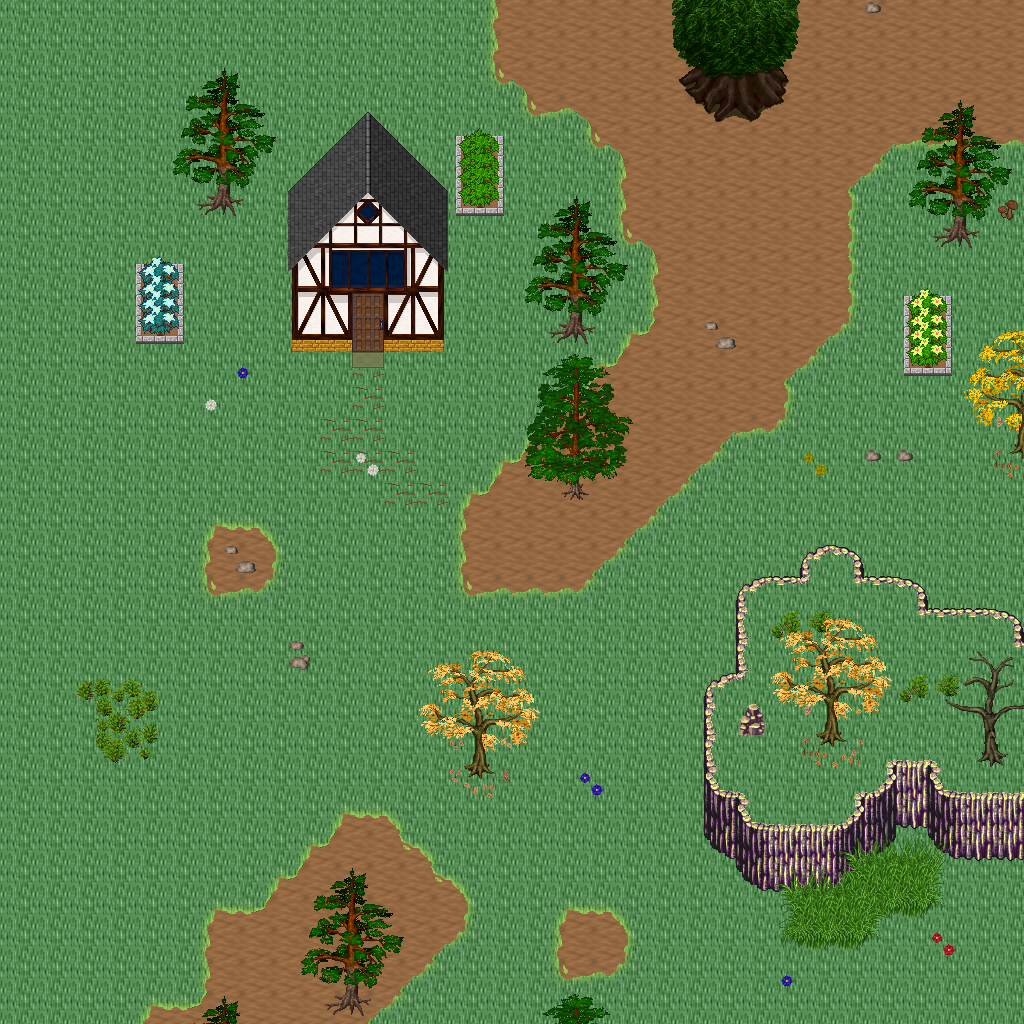

This game map was drawn from its Tiled (.tmx) file and the tilesets committed beside it. A one-line description and the trimmed map source follow:
An orthogonal 32x32 tile map with 32x32 px tiles, 5 tile layers (Ground, Objects, Objects2, Above, ...), 1 hidden layer not drawn, 33 tilesets.

<map version="1.10" tiledversion="1.11.0" orientation="orthogonal" renderorder="right-down" width="32" height="32" tilewidth="32" tileheight="32" infinite="0" nextlayerid="11" nextobjectid="1">
 <tileset firstgid="1" name="logic_collision" tilewidth="32" tileheight="32" tilecount="1" columns="1">
  <image source="../drawable/logic_collision.png" width="32" height="32" />
 </tileset>
 <tileset firstgid="2" name="ground_ground" tilewidth="32" tileheight="32" tilecount="33" columns="3">
  <image source="../drawable/ground_ground.png" width="96" height="352" />
 </tileset>
 <tileset firstgid="35" name="building_house_3" tilewidth="32" tileheight="32" tilecount="48" columns="6">
  <image source="../drawable/building_house_3.png" width="192" height="256" />
 </tileset>
 <tileset firstgid="83" name="building_house_chalet" tilewidth="32" tileheight="32" tilecount="56" columns="7">
  <image source="../drawable/building_house_chalet.png" width="224" height="256" />
 </tileset>
 <tileset firstgid="139" name="terrain_grassland" tilewidth="32" tileheight="32" tilecount="88" columns="8">
  <image source="../drawable/terrain_grassland.png" width="256" height="352" />
 </tileset>
 <tileset firstgid="227" name="ground_grass_edges" tilewidth="32" tileheight="32" tilecount="36" columns="12">
  <image source="../drawable/ground_grass_edges.png" width="384" height="96" />
 </tileset>
 <tileset firstgid="263" name="ground_grass_corners" tilewidth="32" tileheight="32" tilecount="24" columns="6">
  <image source="../drawable/ground_grass_corners.png" width="192" height="128" />
 </tileset>
 <tileset firstgid="287" name="ground_grass_2" tilewidth="32" tileheight="32" tilecount="21" columns="3">
  <image source="../drawable/ground_grass_2.png" width="96" height="224" />
 </tileset>
 <tileset firstgid="308" name="plant_tree_fall_trees" tilewidth="32" tileheight="32" tilecount="40" columns="8">
  <image source="../drawable/plant_tree_fall_trees.png" width="256" height="160" />
 </tileset>
 <tileset firstgid="348" name="plant_tree_pine_tree" tilewidth="32" tileheight="32" tilecount="20" columns="4">
  <image source="../drawable/plant_tree_pine_tree.png" width="128" height="160" />
 </tileset>
 <tileset firstgid="368" name="plant_tree_pine_tree_1" tilewidth="32" tileheight="32" tilecount="20" columns="4">
  <image source="../drawable/plant_tree_pine_tree_1.png" width="128" height="160" />
 </tileset>
 <tileset firstgid="388" name="plant_tree_tree_darkgreen" tilewidth="32" tileheight="32" tilecount="88" columns="8">
  <image source="../drawable/plant_tree_tree_darkgreen.png" width="256" height="352" />
 </tileset>
 <tileset firstgid="476" name="plant_tree_evergreen" tilewidth="32" tileheight="32" tilecount="36" columns="3">
  <image source="../drawable/plant_tree_evergreen.png" width="96" height="384" />
 </tileset>
 <tileset firstgid="512" name="plant_tree_dead_tree_3" tilewidth="32" tileheight="32" tilecount="16" columns="4">
  <image source="../drawable/plant_tree_dead_tree_3.png" width="128" height="128" />
 </tileset>
 <tileset firstgid="528" name="plant_stump_hollow_logs" tilewidth="32" tileheight="32" tilecount="6" columns="3">
  <image source="../drawable/plant_stump_hollow_logs.png" width="96" height="64" />
 </tileset>
 <tileset firstgid="534" name="plant_stump_stump_purple" tilewidth="32" tileheight="32" tilecount="4" columns="2">
  <image source="../drawable/plant_stump_stump_purple.png" width="64" height="64" />
 </tileset>
 <tileset firstgid="538" name="plant_leaves" tilewidth="32" tileheight="32" tilecount="8" columns="4">
  <image source="../drawable/plant_leaves.png" width="128" height="64" />
 </tileset>
 <tileset firstgid="546" name="building_door_brown_door" tilewidth="32" tileheight="32" tilecount="3" columns="1">
  <image source="../drawable/building_door_brown_door.png" width="32" height="96" />
 </tileset>
 <tileset firstgid="549" name="item_pot_barrel_with_flower" tilewidth="32" tileheight="32" tilecount="2" columns="2">
  <image source="../drawable/item_pot_barrel_with_flower.png" width="64" height="32" />
 </tileset>
 <tileset firstgid="551" name="ground_rock_pebbles" tilewidth="32" tileheight="32" tilecount="3" columns="1">
  <image source="../drawable/ground_rock_pebbles.png" width="32" height="96" />
 </tileset>
 <tileset firstgid="554" name="plant_mushroom3" tilewidth="32" tileheight="32" tilecount="2" columns="2">
  <image source="../drawable/plant_mushroom3.png" width="64" height="32" />
 </tileset>
 <tileset firstgid="556" name="plant_bush_large_green" tilewidth="32" tileheight="32" tilecount="9" columns="3">
  <image source="../drawable/plant_bush_large_green.png" width="96" height="96" />
 </tileset>
 <tileset firstgid="565" name="plant_flower_daisy_blue" tilewidth="32" tileheight="32" tilecount="8" columns="2">
  <image source="../drawable/plant_flower_daisy_blue.png" width="64" height="128" />
 </tileset>
 <tileset firstgid="573" name="plant_flower_daisy_red" tilewidth="32" tileheight="32" tilecount="8" columns="2">
  <image source="../drawable/plant_flower_daisy_red.png" width="64" height="128" />
 </tileset>
 <tileset firstgid="581" name="plant_flower_daisy_white" tilewidth="32" tileheight="32" tilecount="8" columns="2">
  <image source="../drawable/plant_flower_daisy_white.png" width="64" height="128" />
 </tileset>
 <tileset firstgid="589" name="plant_flower_daisy_yellow" tilewidth="32" tileheight="32" tilecount="8" columns="2">
  <image source="../drawable/plant_flower_daisy_yellow.png" width="64" height="128" />
 </tileset>
 <tileset firstgid="597" name="plant_flower_stone_edge_beds" tilewidth="32" tileheight="32" tilecount="24" columns="8">
  <image source="../drawable/plant_flower_stone_edge_beds.png" width="256" height="96" />
 </tileset>
 <tileset firstgid="621" name="logic_creature_human_evil" tilewidth="32" tileheight="32" tilecount="16" columns="8">
  <image source="../drawable/logic_creature_human_evil.png" width="256" height="64" />
 </tileset>
 <tileset firstgid="637" name="logic_creature_animal" tilewidth="32" tileheight="32" tilecount="32" columns="8">
  <image source="../drawable/logic_creature_animal.png" width="256" height="128" />
 </tileset>
 <tileset firstgid="669" name="ground_tall_grass" tilewidth="32" tileheight="32" tilecount="15" columns="5">
  <image source="../drawable/ground_tall_grass.png" width="160" height="96" />
 </tileset>
 <tileset firstgid="684" name="logic_creature_reptile" tilewidth="32" tileheight="32" tilecount="7" columns="7">
  <image source="../drawable/logic_creature_reptile.png" width="224" height="32" />
 </tileset>
 <tileset firstgid="691" name="logic_creature_fowl" tilewidth="32" tileheight="32" tilecount="6" columns="6">
  <image source="../drawable/logic_creature_fowl.png" width="192" height="32" />
 </tileset>
 <tileset firstgid="697" name="object_stone_well" tilewidth="32" tileheight="32" tilecount="6" columns="2">
  <image source="../drawable/object_stone_well.png" width="64" height="96" />
 </tileset>
 <layer id="1" name="Ground" width="32" height="32">
  <data>[1024 cells, 1024 non-empty, 2 distinct tile ids]</data>
 </layer>
 <layer id="2" name="Objects" width="32" height="32">
  <data>[1024 cells, 185 non-empty, 50 distinct tile ids]</data>
 </layer>
 <layer id="3" name="Objects2" width="32" height="32">
  <data>[1024 cells, 81 non-empty, 67 distinct tile ids]</data>
 </layer>
 <layer id="4" name="Above" width="32" height="32">
  <data>[1024 cells, 144 non-empty, 75 distinct tile ids]</data>
 </layer>
 <layer id="5" name="Above2" width="32" height="32">
  <data>[1024 cells, 30 non-empty, 26 distinct tile ids]</data>
 </layer>
 <layer id="6" name="Walkable" width="32" height="32" visible="0">
  <data>[1024 cells, 130 non-empty, 1 distinct tile ids]</data>
 </layer>
 <objectgroup id="7" name="Mapevents" />
 <objectgroup id="8" name="Spawn" />
 <objectgroup id="9" name="Keys" />
 <objectgroup id="10" name="Replace" />
</map>
